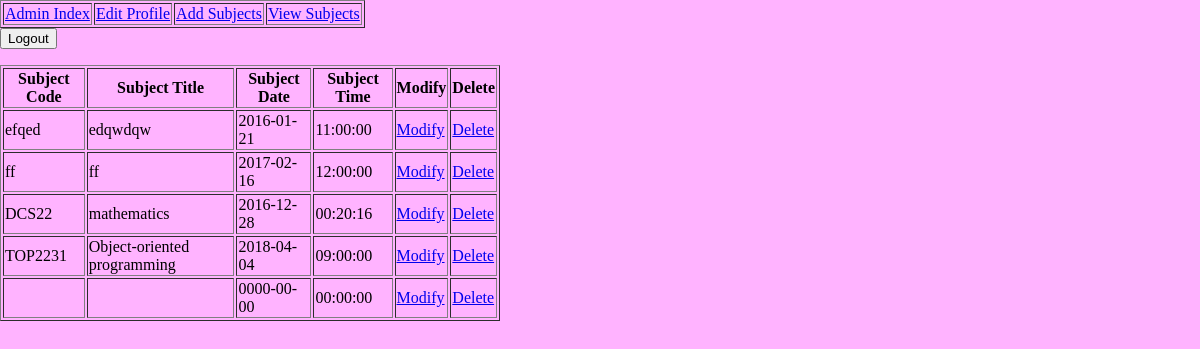
Page /admin/view_sub.php (signed in) on the committed database.
### tables this page shows
CREATE TABLE IF NOT EXISTS `subject` (
  `Subject_ID` int(3) NOT NULL AUTO_INCREMENT,
  `Subject_Code` varchar(8) NOT NULL,
  `Subject_Title` varchar(100) NOT NULL,
  `Subject_Date` date NOT NULL,
  `Subject_Time` time NOT NULL,
  `Adm_ID` int(10) NOT NULL,
  `Subject_Year` year(4) NOT NULL,
  PRIMARY KEY (`Subject_ID`),
  KEY `Adm_ID` (`Adm_ID`)
);

### admin/view_sub.php (the view, shortened to what this page needs)
<?php
	$result = mysql_query("select * from subject");
?>
<!DOCTYPE html>
<html>
	<head>
	<link rel="stylesheet" href="design.css" type="text/css" />
</head>
<body>
	<table border="1">
		<tr>
			<td><a href="index.php">Admin Index</a></td>
			<td><a href="edit_pro.php">Edit Profile</a></td>
			<td><a href="add_sub.php">Add Subjects</a></td>
			<td><a href="view_sub.php">View Subjects</a></td>
		</tr>
	</table>
			<input type="submit" name="logoutbtn" value="Logout" onclick="window.location='logout.php';"/></p>
			<table border="1" width="500px">
				<tr>
					<th>Subject Code</th>
					<th>Subject Title</th>
					<th>Subject Date</th>
					<th>Subject Time</th>
					<th>Modify</th>
					<th>Delete</th>
				</tr>
			<?php
				while($row = mysql_fetch_assoc($result))
				{
				?>
				<tr>
					<td><?php echo $row["Subject_Code"];?></td>
					<td><?php echo $row["Subject_Title"];?></td>
					<td><?php echo $row["Subject_Date"];?></td>
					<td><?php echo $row["Subject_Time"];?></td>
					<td><a href="modify_sub.php?pid=<?php echo $row['Subject_ID'];?>">Modify</a></td>
					<td><a href="del_sub.php?pid=<?php echo $row['Subject_ID'];?>"
			onclick="return confirm('Do you want to delete this subject?')">Delete</a></td>
				</tr>
			<?php
				}
			?>
			</table>
</body>
</html>

### design.css (style rules this page uses)
body { font-family:"Times New Roman",Georgia,Serif; margin: 0px auto; background-color:#ffb3ff; }

### rows in the picture
subject: Subject_Code "efqed", Subject_Title "edqwdqw", Subject_Date "2016-01-21", Subject_Time "11:00:00"
subject: Subject_Code "ff", Subject_Title "ff", Subject_Date "2017-02-16", Subject_Time "12:00:00"
subject: Subject_Code "DCS22", Subject_Title "mathematics", Subject_Date "2016-12-28", Subject_Time "00:20:16"
subject: Subject_Code "TOP2231", Subject_Title "Object-oriented programming", Subject_Date "2018-04-04", Subject_Time "09:00:00"
subject: Subject_Date "0000-00-00", Subject_Time "00:00:00"
